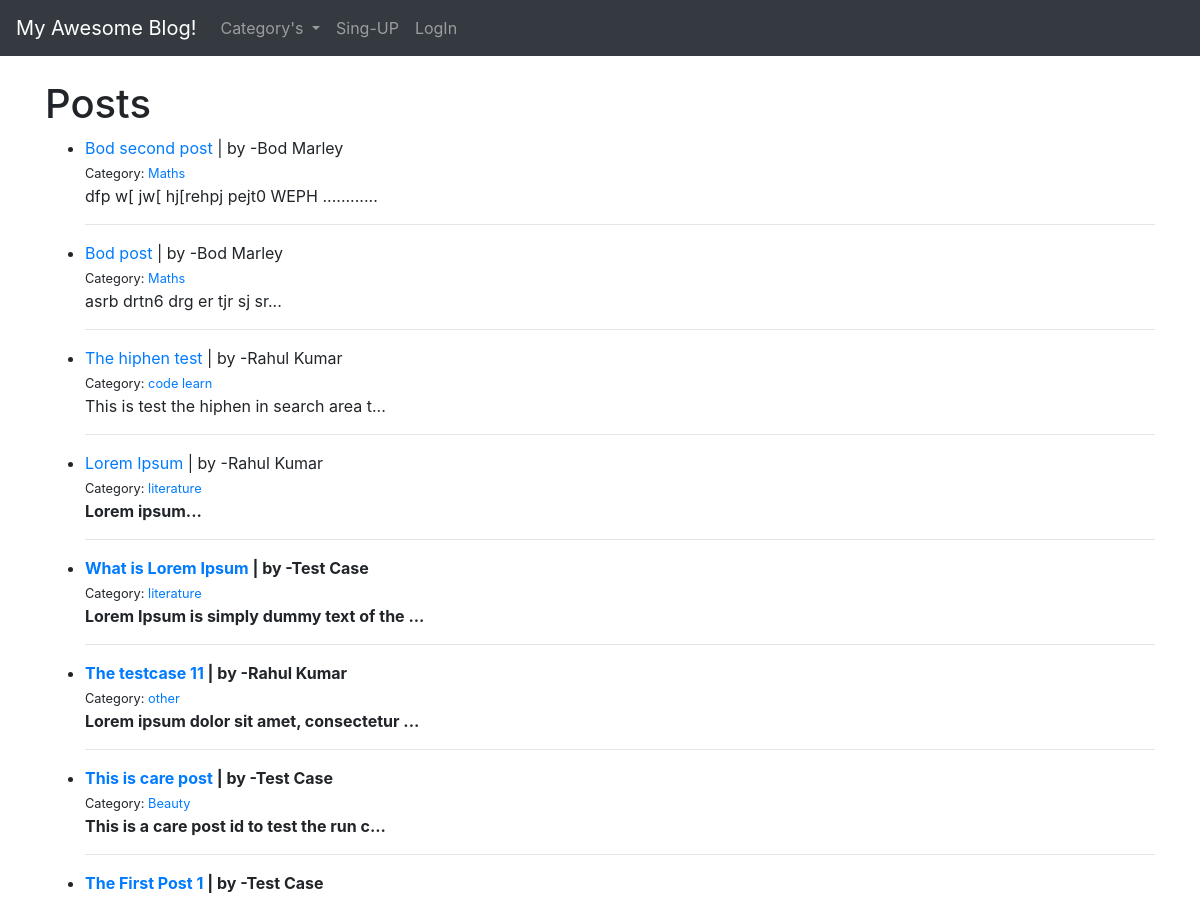
Before: / (upper part) with the older database file.
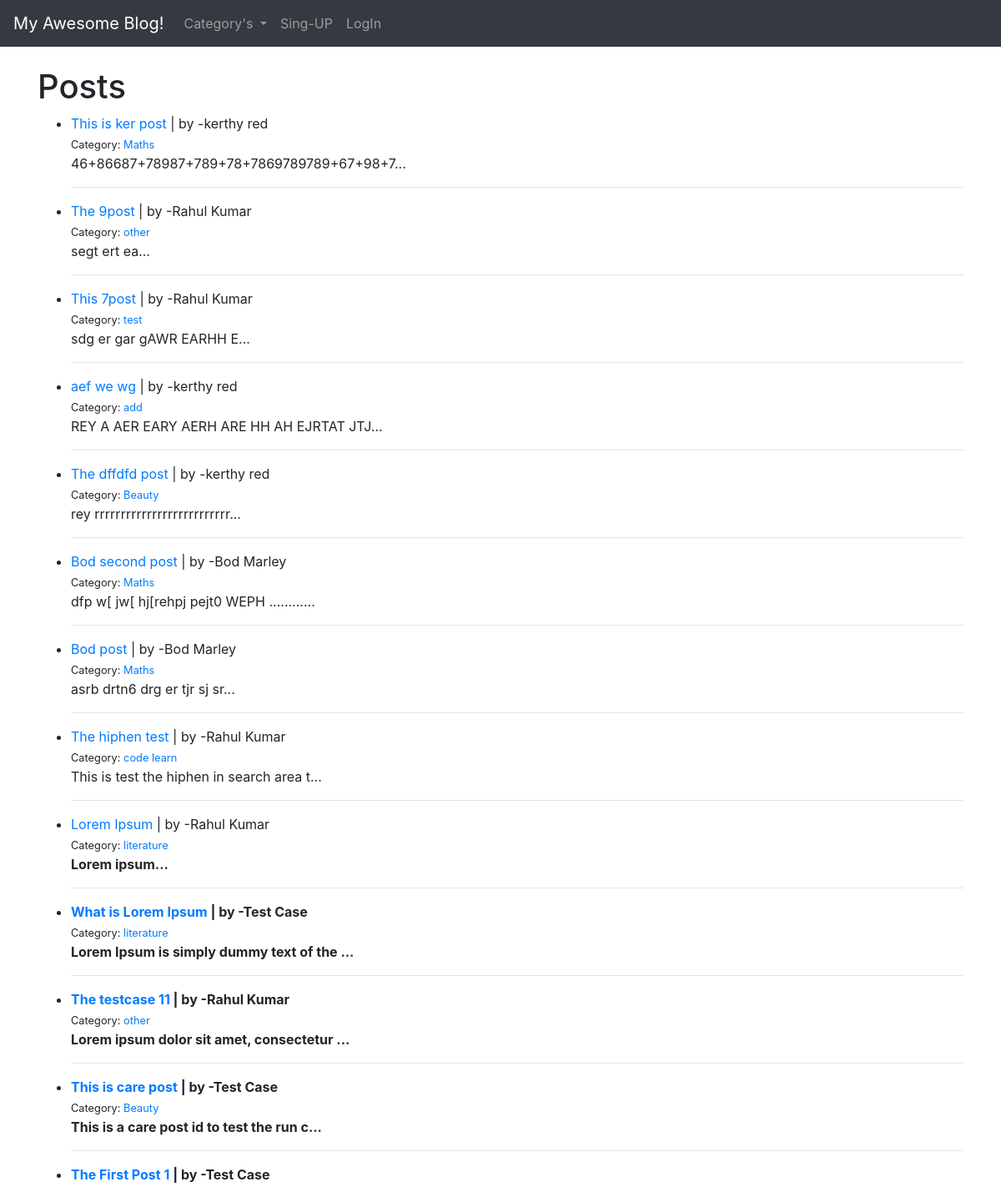
After: the same page with the newer database file.
### theblog/models.py (models this page shows, shortened)
class Post(models.Model):
    title = models.CharField(max_length=255)
    title_tag = models.CharField(max_length=255)
    author = models.ForeignKey(User, on_delete=models.CASCADE)
    body = models.TextField(max_length=10000)
    post_date = models.DateField(auto_now_add=True)
    post_time = models.TimeField(auto_now_add=True)
    update_time = models.DateTimeField(auto_now=True)
    category = models.CharField(max_length=255, default='other')

### theblog/views.py (the view)
class HomeView(ListView):
    model = Post
    template_name = 'home.html'
    ordering: List[str] = ['-post_date', '-post_time']
    def get_context_data(self, *args, **kwargs):
        cat_menu = Category.objects.all()
        context = super(HomeView, self).get_context_data(*args, **kwargs)
        context["cat_menu"] = cat_menu
        return context

### theblog/models.py (called while the page is built)
    def __str__(self):
        return self.name

### theblog/templates/home.html (shortened to what this page needs)
<!DOCTYPE html>
<html lang="en">
<head>
</head>
<body>
{% extends 'base.html' %}
{% block content %}
    <h1>Posts</h1>
    <ul>
        {% for post in object_list %}
            <li><a href="{% url 'article-detail' post.pk %}">{{ post.title }}</a> | by
                -{{ post.author.first_name }} {{ post.author.last_name }}
                <br>
                <small>Category: <a href="{% url 'category' post.category|slugify %}">{{ post.category }}</a> </small>
                <br/>
                {{ post.body|slice:":40"|safe }}... <br>
                <hr>
            </li>
        {% endfor %}
    </ul>
{% endblock %}

Changed rows visible on the page:
added Post: title "This is ker post", author.first_name "kerthy", author.last_name "red", category "Maths", body "46+86687+78987+789+78+7869789789+67+98+7"
added Post: title "The 9post", author.first_name "Rahul", author.last_name "Kumar", category "other", body "segt ert ea"
added Post: title "This 7post", author.first_name "Rahul", author.last_name "Kumar", category "test", body "sdg er gar gAWR EARHH E"
added Post: title "aef we wg", author.first_name "kerthy", author.last_name "red", category "add", body "REY A AER EARY AERH ARE HH AH EJRTAT JTJ"
added Post: title "The dffdfd post", author.first_name "kerthy", author.last_name "red", category "Beauty", body "rey rrrrrrrrrrrrrrrrrrrrrrrrrr"
